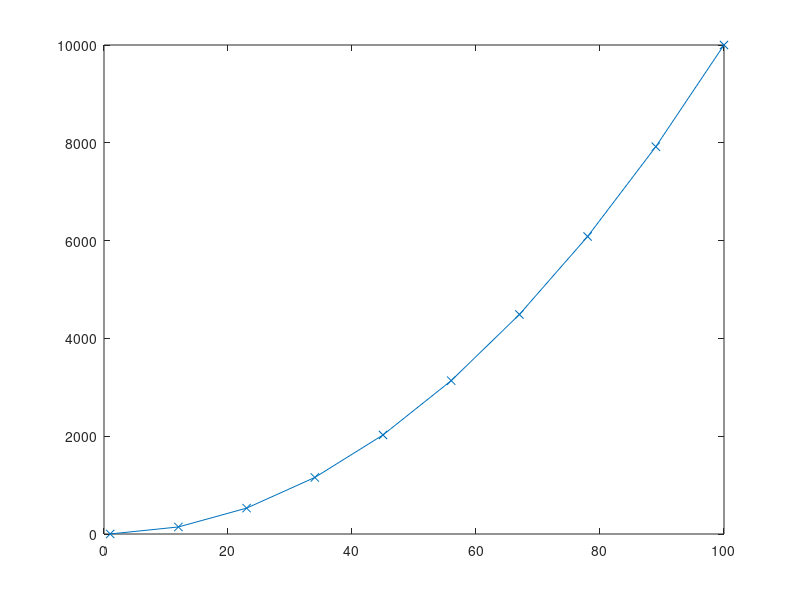

This figure's MATLAB source:
%Matrices%

clc
clear all

A = rand(5,4);
B = rand(4,4);

C = A*B
C(1,3)=2
C(2,:) = [1,2,3,4]
C(:,3) = [10,20,30,40,50]

D = linspace(1,100,10)
E = linspace(1,100,20)
F = linspace(1,100,100)
G = linspace(1,100,200)

X = D.^2;
plot(D,X,'-x')
